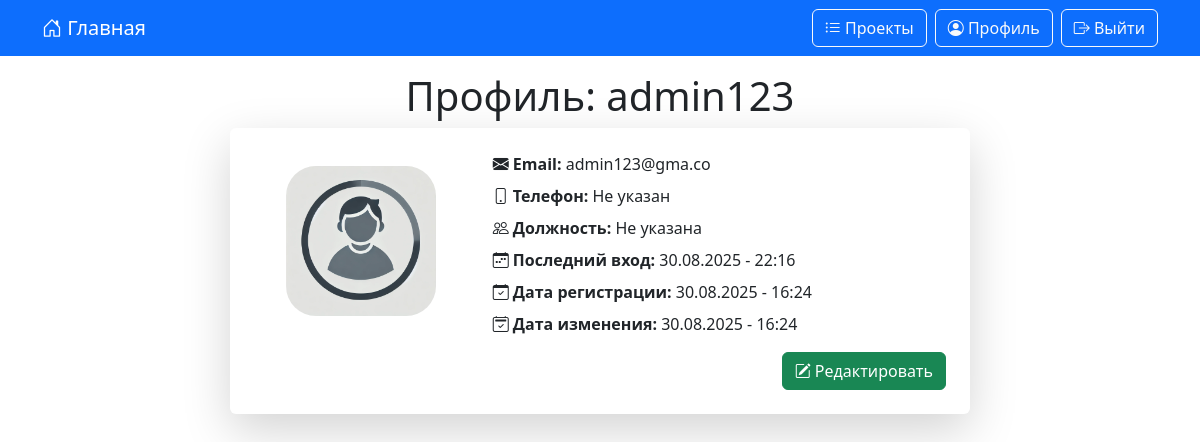
Before: /profile/ (signed in) with the older database file.
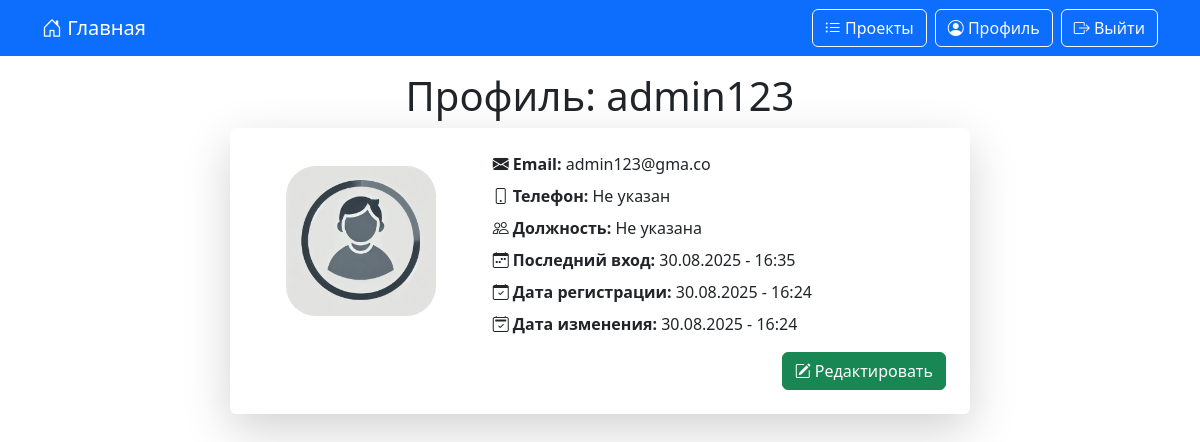
After: the same page with the newer database file.
### data_generator/models.py (models this page shows, shortened)
class DateStamp(models.Model):
    created = models.DateTimeField(verbose_name='Дата создания', auto_now_add=True)
    updated = models.DateTimeField(verbose_name='Дата изменения', auto_now=True)
    class Meta:
        abstract = True

class CustomUser(AbstractUser, DateStamp):
    phone_number = models.CharField(verbose_name="Телефон", max_length=15, blank=True, null=True)
    position = models.CharField(verbose_name="Должность", max_length=100, blank=True, null=True)
    photo = models.ImageField(verbose_name="Изображение", upload_to='user_photo/', default='user_photo/default.png', blank=True, null=True)
    class Meta:
        verbose_name = "Пользователь"
        verbose_name_plural = "Пользователи"

### data_generator/views.py (the view)
# urls.py: path('profile/', profile, name='profile'),
@login_required
def profile(request):
    search_query = request.GET.get("search", "").strip()
    user_databases = DataBaseUser.objects.filter(user=request.user)
    if search_query:
        user_databases = user_databases.filter(db_project__icontains=search_query)
    return render(request,
                  template_name='profile.html',
                  context={
                      'user': request.user,
                      'user_databases': user_databases,
                      'search_query': search_query}
                  )

### templates/profile.html (shortened to what this page needs)
{% extends 'base.html' %}
{% load static %}
{% block content %}
    <h1 class="text-center mb-2">Профиль: {{ user.username }}</h1>
    <div class="card shadow-lg border-0 mx-auto p-4 panel-input">
        <div class="row g-4 align-items-center">
            <div class="col-md-4 text-center">
                <div class="profile-photo-container">
                    {% if user.photo %}
                        <img src="{{ user.photo.url }}" class="profile-photo" alt="Фото профиля">
                    {% else %}
                        <img src="{% static 'media/user_photo/default.png' %}" class="profile-photo" alt="Фото профиля">
                    {% endif %}
                </div>
            </div>
            <div class="col-md-8">
                <div class="d-flex flex-column gap-2">
                    <div><i class="bi bi-envelope-fill"></i><strong> Email:</strong> {{ user.email|default:"Не указан" }}</div>
                    <div><i class="bi bi-phone"></i><strong> Телефон:</strong> {{ user.phone_number|default:"Не указан" }}</div>
                    <div><i class="bi bi-people"></i><strong> Должность:</strong> {{ user.position|default:"Не указана" }}</div>
                    <div><i class="bi bi-calendar-week"></i><strong> Последний вход:</strong> {{ user.last_login|date:"d.m.Y - H:i" }}</div>
                    <div><i class="bi bi-calendar-check"></i><strong> Дата регистрации:</strong> {{ user.date_joined|date:"d.m.Y - H:i" }}</div>
                    <div><i class="bi bi-calendar2-check"></i><strong> Дата изменения:</strong> {{ user.updated|date:"d.m.Y - H:i" }}</div>
                </div>
            </div>
        </div>
        <div class="mt-3 d-flex justify-content-end gap-2">
            <a href="{% url 'profile_edit' %}" class="btn btn-success"><i class="bi bi-pencil-square"></i> Редактировать</a>
        </div>
    </div>
{% endblock %}

Changed rows visible on the page:
changed CustomUser "admin123": last_login "30.08.2025 - 22:16" → "30.08.2025 - 16:35"
